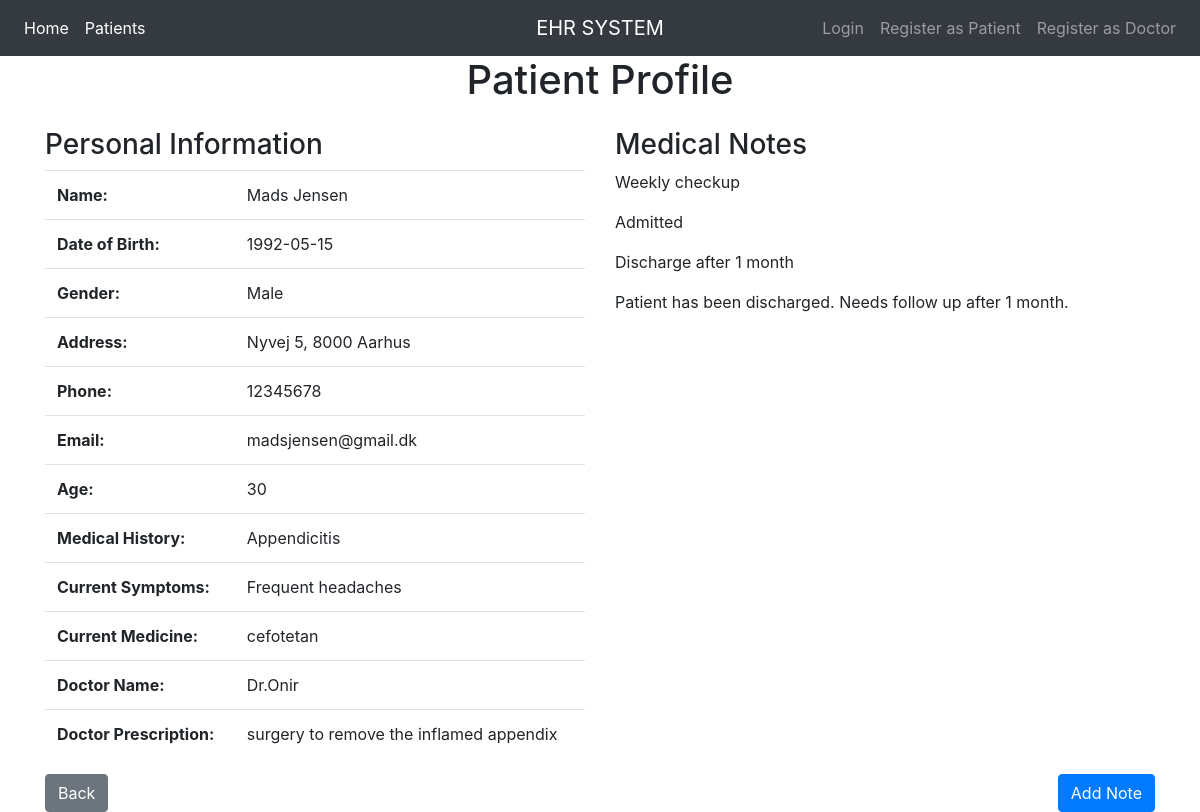
Screenshot of /patients/1 with the database file from the repository.
### server.py (models this page shows, shortened)
class patients(db.Model):
    _id = db.Column("id", db.Integer, primary_key=True)
    name = db.Column(db.String(100))
    dob = db.Column(db.String(8))
    gender = db.Column(db.String(10))
    address = db.Column(db.String(255))
    phone = db.Column(db.String(8))
    email = db.Column(db.String(100))
    age = db.Column(db.Integer)
    medicalhistory = db.Column(db.String(100))
    currentsymptoms = db.Column(db.String(100))
    currentmedicines = db.Column(db.String(100))
    doctorname = db.Column(db.String(100))
    doctorprescription = db.Column(db.String(100))

class patient_notes(db.Model):
    _id = db.Column("id", db.Integer, primary_key=True)
    patient = db.Column(db.Integer, db.ForeignKey("patients.id"))
    note = db.Column(db.String(1000))

### server.py (the view)
@app.route("/patients/<pid>", methods=["POST", "GET"])
def patient_page(pid):
    patient = get_patient(pid)
    medical_notes = get_notes(pid)
    if request.method == "POST":
        note = request.form.get("note")
        add_note(int(pid), note)
        return redirect("/patients/"+pid)
    if patient != None:
        return render_template("patient.html", medical_notes=medical_notes, patient=patient)

### server.py (called while the page is built)
def get_patient(id):
    result = patients.query.filter_by(_id=id).first()
    return result

def get_notes(id):
    result = patient_notes.query.filter_by(patient=id).all()
    return result

### templates/patient.html (shortened to what this page needs)
{% extends "base.html" %}
{% block content %}
<head>
    <link rel="stylesheet" href="https://maxcdn.bootstrapcdn.com/bootstrap/4.5.2/css/bootstrap.min.css">
</head>
<body>
<div class="container">
    <h1 class="text-center mb-4">Patient Profile</h1>
    <div class="row">
        <div class="col-md-6">
            <h3>Personal Information</h3>
            <table class="table">
                <tbody>
                    <tr>
                        <th>Name:</th>
                        <td>{{ patient.name }}</td>
                    </tr>
                    <tr>
                        <th>Date of Birth:</th>
                        <td>{{ patient.dob }}</td>
                    </tr>
                    <tr>
                        <th>Gender:</th>
                        <td>{{ patient.gender }}</td>
                    </tr>
                    <tr>
                        <th>Address:</th>
                        <td>{{ patient.address }}</td>
                    </tr>
                    <tr>
                        <th>Phone:</th>
                        <td>{{ patient.phone }}</td>
                    </tr>
                    <tr>
                        <th>Email:</th>
                        <td>{{ patient.email }}</td>
                    </tr>
                    <tr>
                        <th>Age:</th>
                        <td>{{ patient.age }}</td>
                    </tr>
                    <tr>
                        <th>Medical History:</th>
                        <td>{{ patient.medicalhistory }}</td>
                    </tr>
                    <tr>
                        <th>Current Symptoms:</th>
                        <td>{{ patient.currentsymptoms }}</td>
                    </tr>
                    <tr>
                        <th>Current Medicine:</th>
                        <td>{{ patient.currentmedicines }}</td>
                    </tr>
                    <tr>
                        <th>Doctor Name:</th>
                        <td>{{ patient.doctorname }}</td>
                    </tr>
                    <tr>
                        <th>Doctor Prescription:</th>
                        <td>{{ patient.doctorprescription }}</td>
                    </tr>
                </tbody>
            </table>
        </div>
        <div class="col-md-6">
            <h3>Medical Notes</h3>
            {% for note in medical_notes %}
                <p>{{ note.note }}</p>
            {% endfor %}
        </div>
    </div>
    <div class="d-flex justify-content-between">
        <a href="{{ url_for('patients_page') }}" class="btn btn-secondary">Back</a>
        <button type="button" class="btn btn-primary" data-toggle="modal" data-target="#addNoteModal">
            Add Note
        </button>
    </div>
</div>
</body>
{% endblock %}

### templates/base.html (shortened to what this page needs)
<!doctype html>
<html>
    <head>
        <link rel="stylesheet" href="https://cdn.jsdelivr.net/npm/bootstrap@4.3.1/dist/css/bootstrap.min.css">
    </head>
    <body>
      <nav class="navbar navbar-expand-md navbar-dark bg-dark">
        <div class="navbar-collapse collapse w-100 order-1 order-md-0 dual-collapse2">
            <ul class="navbar-nav mr-auto">
                <li class="nav-item active">
                    <a class="nav-link" href="/index">Home</a>
                </li>
                <li class="nav-item active">
                    <a class="nav-link" href="/patients">Patients</a>
                </li>
            </ul>
        </div>
        <div class="mx-auto order-0">
            <a class="navbar-brand mx-auto" href="/index"> EHR SYSTEM</a>
        </div>
        <div class="navbar-collapse collapse w-100 order-3 dual-collapse2">
            <ul class="navbar-nav ml-auto">
              {% if session["user"] %}
              <li class="nav-item active">
                <a class="nav-link" href="/user">Profile</a>
                </li>
                  <li class="nav-item">
                    <a class="nav-link" href="/logout">Logged in as {{session["user"]}} (logout)</a>
                </li>
              {% else %}
                <li class="nav-item">
                    <a class="nav-link" href="/login">Login</a>
                </li>
                <li class="nav-item">
                    <a class="nav-link" href="/register">Register as Patient</a>
                </li>
                <li class="nav-item">
                    <a class="nav-link" href="/registerdoctor">Register as Doctor</a>
                </li>
                {% endif %}
            </ul>
        </div>
    </nav>
        <div class="container-fluid">
            {% block content %}
            {% endblock %}
        </div>
    </body>
</html>

### rows the page displays
patients: name "Mads Jensen", dob "1992-05-15", gender "Male", address "Nyvej 5, 8000 Aarhus", phone "12345678", email "madsjensen@gmail.dk", age "30", medicalhistory "Appendicitis", currentsymptoms "Frequent headaches", currentmedicines "cefotetan", doctorname "Dr.Onir", doctorprescription "surgery to remove the inflamed appendix"
patient_notes: note "Weekly checkup"
patient_notes: note "Admitted"
patient_notes: note "Discharge after 1 month"
patient_notes: note "Patient has been discharged. Needs follow up after 1 month."
